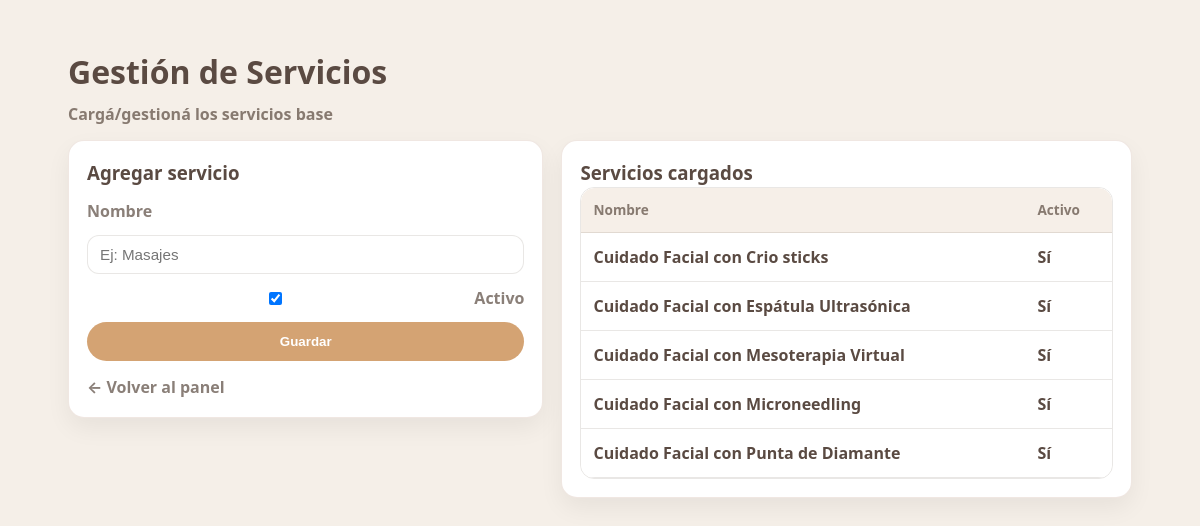
Page /admin/servicios (signed in) on the earlier database version.
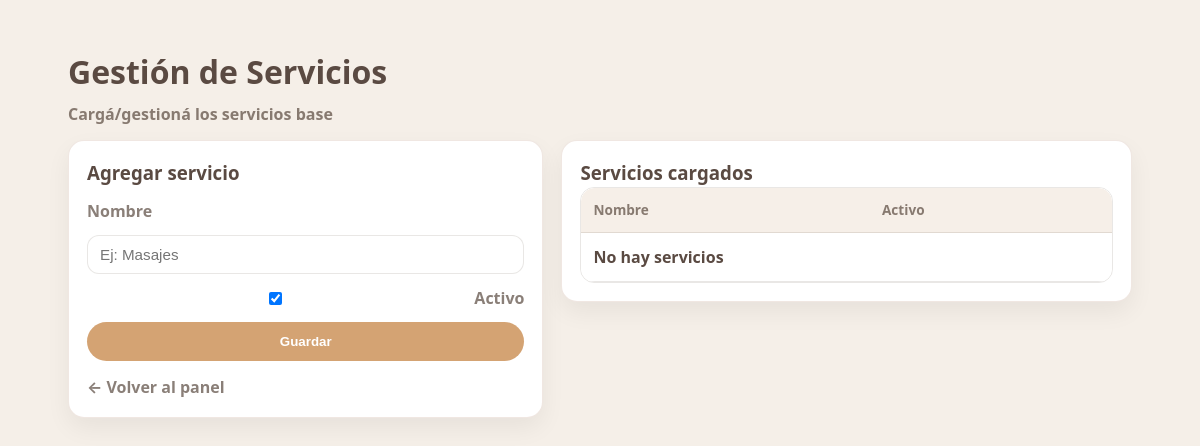
Same page on the later database version.
### app.py (models this page shows)
class Servicio(db.Model):
    id = db.Column(db.Integer, primary_key=True)
    nombre = db.Column(db.String(120), nullable=False)
    activo = db.Column(db.Boolean, default=True)

### app.py (the view, shortened to what this page needs)
@app.route("/admin/servicios", methods=["GET", "POST"])
@admin_required
def admin_servicios():
    servicios = Servicio.query.order_by(Servicio.nombre).all()
    return render_template("admin_servicios.html", servicios=servicios)

### app.py (called while the page is built)
def admin_required(f):
    @wraps(f)
    def wrapper(*args, **kwargs):
        if not session.get("is_admin"):
            return redirect(url_for("admin_login"))
        return f(*args, **kwargs)
    return wrapper

### templates/admin_servicios.html (shortened to what this page needs)
<!DOCTYPE html>
<html lang="es">
<head>
  <link rel="stylesheet" href="/static/style.css">
</head>
<body>
  <div class="admin-container">
    <div class="page-header">
      <h1>Gestión de Servicios</h1>
      <p class="subtitle">Cargá/gestioná los servicios base</p>
    </div>
    <div class="admin-grid">
      <div class="admin-card">
        <h3>Agregar servicio</h3>
        <form method="POST">
          <label>Nombre</label>
          <input type="text" name="nombre" placeholder="Ej: Masajes" required>
          <label style="display:flex; gap:10px; align-items:center;">
            <input type="checkbox" name="activo" checked>
            Activo
          </label>
          <button type="submit" class="btn-pro">Guardar</button>
        </form>
        <div style="margin-top:14px;">
          <a href="/admin">← Volver al panel</a>
        </div>
      </div>
      <div class="admin-card">
        <h3>Servicios cargados</h3>
        <div class="table-wrap">
          <table>
            <thead>
              <tr><th>Nombre</th><th>Activo</th></tr>
            </thead>
            <tbody>
              {% for s in servicios %}
                <tr>
                  <td>{{ s.nombre }}</td>
                  <td>{{ "Sí" if s.activo else "No" }}</td>
                </tr>
              {% else %}
                <tr><td colspan="2">No hay servicios</td></tr>
              {% endfor %}
            </tbody>
          </table>
        </div>
      </div>
    </div>
  </div>
</body>
</html>

Differences in the rows shown:
removed Servicio: nombre "Cuidado Facial con Crio sticks", activo "Sí"
removed Servicio: nombre "Cuidado Facial con Espátula Ultrasónica", activo "Sí"
removed Servicio: nombre "Cuidado Facial con Mesoterapia Virtual", activo "Sí"
removed Servicio: nombre "Cuidado Facial con Microneedling", activo "Sí"
removed Servicio: nombre "Cuidado Facial con Punta de Diamante", activo "Sí"
Other differences:
text now shown: "No hay servicios"
